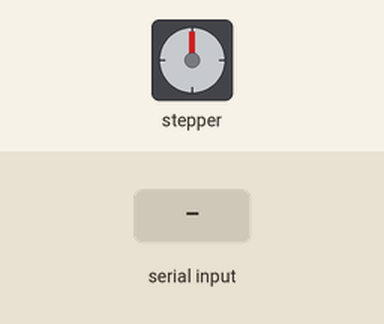
Simulated run of this program. Board: ESP32. Shown: stepper motor. The test bench sets the inputs (shaded band). Stepper angles assume 200 steps per turn.

Above: at 1.2 s.
1.3 s: "<1,90>" received over the second serial link
At 1.45 s:
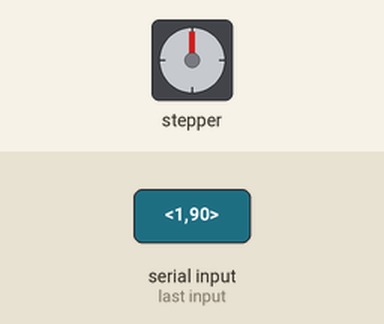
At 14.2 s:
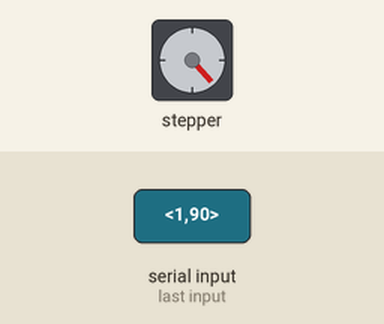
Timing chart, 0 to 15.7 s (numbered marks = the images above; inputs shaded):
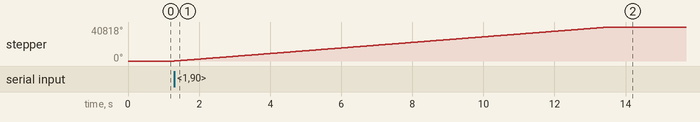

The program:

main.cpp
```cpp
#include <Arduino.h>
#include "task_manager.h"
#include <iostream>

#define RX_PIN 1
#define TX_PIN 3

// esp pins
const int enPin = 27;
const int stepPin = 25;
const int dirPin = 26;

struct RcvdTask
{
    int mode {};
    float params[5];
    char duration[6];
};

RcvdTask rcvdtask;
Task task(stepPin, dirPin, enPin);

// for Serial read
const byte numChars = 32;
char receivedChars[numChars];
char tempChars[numChars];

bool newData = false;

uint32_t previousMicros = 0;
uint32_t now;
uint32_t interval = 1000000;

void rcvMessage()
{
    static bool rcvInProgress = false;
    static byte ndx = 0;
    char startMarker = '<';
    char endMarker = '>';
    char rc;

    while (Serial1.available() > 0 && newData == false)
    {
        rc = Serial1.read();
        if (rcvInProgress == true)
        {
            if (rc != endMarker)
            {
                receivedChars[ndx] = rc;
                ndx += 1;
                if (ndx >= numChars)
                {
                    ndx = numChars - 1;
                }
            }
            else
            {
                receivedChars[ndx] = '\0';
                ndx = 0;
                rcvInProgress = false;
                newData = true;
            }
        }
        else if (rc == startMarker)
        {
            rcvInProgress = true;
        }
    }
}

void parseData()
{
    char * strtokIndx;

    strtokIndx = strtok(tempChars, ",");
    rcvdtask.mode = atoi(strtokIndx);

    for (byte i = 0; i < 5; i++)
    {
        strtokIndx = strtok(NULL, ",");
        rcvdtask.params[i] = atof(strtokIndx);
    }

    strtokIndx = strtok(NULL, ",");
    strcpy(rcvdtask.duration, strtokIndx);
}

void sendData()
{
    // send data received to the task manager
    char instruction = receivedChars[0];
    Serial1.println(instruction);
    if (isalpha(instruction))
    {
        switch(instruction)
        {
            case 'p':
                task.pause();
                break;
            case 'r':
                task.resume();
                break;
            case 'a':
                task.abort();
                break;
            case 'd':
                task.debug();
                break;
        }
    }
    else
    {
        Serial1.println("data sent, start task");
        task.startTask(rcvdtask.mode, rcvdtask.params, rcvdtask.duration);
    }
}

void TaskLoop(void * parameters)
{
    for(;;)
    {
        /*
        now = esp_timer_get_time();
        if (now - previousMicros > interval)
        {
            previousMicros = now;
            Serial1.println("TaskLoop Listening");
        }
        */
        rcvMessage();
        if (newData == true)
        {
            strcpy(tempChars, receivedChars);
            if (isdigit(receivedChars[0]))
            {
                parseData();
            }
            sendData();
            newData = false;
        }
        vTaskDelay(10);
    }
}

void setup() {
    // put your setup code here, to run once:

    Serial.begin(115200);
    Serial1.begin(115200, SERIAL_8N1, RX_PIN, TX_PIN);
    xTaskCreatePinnedToCore(
        TaskLoop,
        "loop",
        10000,
        NULL,
        2,
        NULL,
        0
    );

    // TESTS ----------------
    //task.startTask(rcvdtask.mode, rcvdtask.params, rcvdtask.duration);
}

void loop()
{
}
```

Measured:
- after the input at 1.3 s, stepper: turns 40818° clockwise in 12.2 s, starting at once
